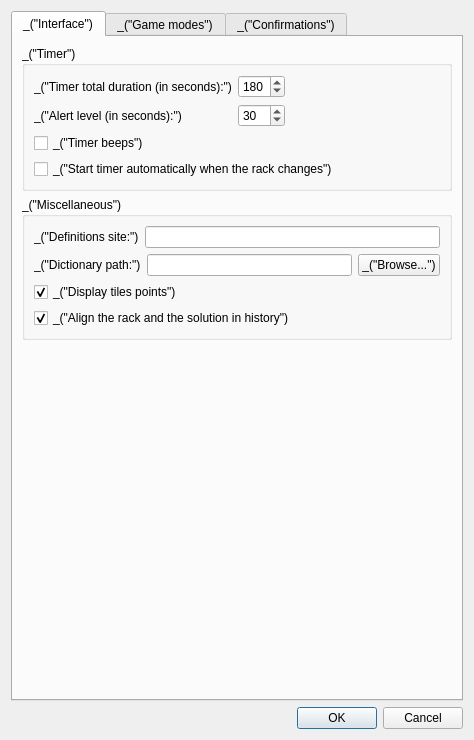
<?xml version="1.0" encoding="UTF-8"?>
<ui version="4.0">
 <class>PrefsDialog</class>
 <widget class="QDialog" name="PrefsDialog">
  <property name="geometry">
   <rect>
    <x>0</x>
    <y>0</y>
    <width>474</width>
    <height>737</height>
   </rect>
  </property>
  <property name="windowTitle">
   <string>_(&quot;Preferences&quot;)</string>
  </property>
  <layout class="QVBoxLayout">
   <item>
    <widget class="QTabWidget" name="tabWidget">
     <property name="currentIndex">
      <number>0</number>
     </property>
     <widget class="QWidget" name="tabWidgetPage1">
      <attribute name="title">
       <string>_(&quot;Interface&quot;)</string>
      </attribute>
      <layout class="QVBoxLayout" name="verticalLayout_2">
       <item>
        <widget class="QGroupBox" name="groupBox_4">
         <property name="title">
          <string>_(&quot;Timer&quot;)</string>
         </property>
         <layout class="QVBoxLayout" name="verticalLayout">
          <item>
           <layout class="QGridLayout" name="gridLayout_2">
            <item row="1" column="1">
             <widget class="QSpinBox" name="spinBoxTimerTotal">
              <property name="minimum">
               <number>1</number>
              </property>
              <property name="maximum">
               <number>999</number>
              </property>
              <property name="value">
               <number>180</number>
              </property>
             </widget>
            </item>
            <item row="2" column="1">
             <widget class="QSpinBox" name="spinBoxTimerAlert">
              <property name="minimum">
               <number>-1</number>
              </property>
              <property name="maximum">
               <number>999</number>
              </property>
              <property name="value">
               <number>30</number>
              </property>
             </widget>
            </item>
            <item row="1" column="2">
             <spacer name="horizontalSpacer_4">
              <property name="orientation">
               <enum>Qt::Horizontal</enum>
              </property>
              <property name="sizeHint" stdset="0">
               <size>
                <width>40</width>
                <height>20</height>
               </size>
              </property>
             </spacer>
            </item>
            <item row="2" column="0">
             <widget class="QLabel" name="label_8">
              <property name="text">
               <string>_(&quot;Alert level (in seconds):&quot;)</string>
              </property>
             </widget>
            </item>
            <item row="1" column="0">
             <widget class="QLabel" name="label_7">
              <property name="text">
               <string>_(&quot;Timer total duration (in seconds):&quot;)</string>
              </property>
             </widget>
            </item>
            <item row="3" column="0" colspan="3">
             <widget class="QCheckBox" name="checkBoxTimerBeeps">
              <property name="text">
               <string>_(&quot;Timer beeps&quot;)</string>
              </property>
             </widget>
            </item>
            <item row="4" column="0" colspan="3">
             <widget class="QCheckBox" name="checkBoxTimerAutoStart">
              <property name="text">
               <string>_(&quot;Start timer automatically when the rack changes&quot;)</string>
              </property>
             </widget>
            </item>
           </layout>
          </item>
         </layout>
        </widget>
       </item>
       <item>
        <widget class="QGroupBox" name="groupBox_5">
         <property name="title">
          <string>_(&quot;Miscellaneous&quot;)</string>
         </property>
         <layout class="QVBoxLayout" name="verticalLayout_9">
          <item>
           <layout class="QHBoxLayout" name="horizontalLayout_2">
            <item>
             <widget class="QLabel" name="label_5">
              <property name="text">
               <string>_(&quot;Definitions site:&quot;)</string>
              </property>
             </widget>
            </item>
            <item>
             <widget class="QLineEdit" name="lineEditDefSite"/>
            </item>
           </layout>
          </item>
          <item>
           <layout class="QHBoxLayout" name="_2">
            <item>
             <widget class="QLabel" name="label_4">
              <property name="text">
               <string>_(&quot;Dictionary path:&quot;)</string>
              </property>
             </widget>
            </item>
            <item>
             <widget class="QLineEdit" name="lineEditIntfDicPath">
              <property name="minimumSize">
               <size>
                <width>140</width>
                <height>0</height>
               </size>
              </property>
              <property name="toolTip">
               <string>_(&quot;Enter the dictionary path (mandatory to start a game)&quot;)</string>
              </property>
             </widget>
            </item>
            <item>
             <widget class="QPushButton" name="pushButtonIntfDicBrowse">
              <property name="toolTip">
               <string>_(&quot;Open a browser window to choose the dictionary&quot;)</string>
              </property>
              <property name="text">
               <string>_(&quot;Browse...&quot;)</string>
              </property>
             </widget>
            </item>
           </layout>
          </item>
          <item>
           <widget class="QCheckBox" name="checkBoxIntfShowPoints">
            <property name="toolTip">
             <string>_(&quot;Show/hide the tiles points on the board.&quot;)</string>
            </property>
            <property name="text">
             <string>_(&quot;Display tiles points&quot;)</string>
            </property>
            <property name="checked">
             <bool>true</bool>
            </property>
           </widget>
          </item>
          <item>
           <widget class="QCheckBox" name="checkBoxIntfAlignHistory">
            <property name="toolTip">
             <string>_(&quot;If checked, the game and player histories will display the rack and the corresponding solution on the same line&quot;)</string>
            </property>
            <property name="text">
             <string>_(&quot;Align the rack and the solution in history&quot;)</string>
            </property>
            <property name="checked">
             <bool>true</bool>
            </property>
           </widget>
          </item>
         </layout>
        </widget>
       </item>
       <item>
        <spacer name="verticalSpacer">
         <property name="orientation">
          <enum>Qt::Vertical</enum>
         </property>
         <property name="sizeHint" stdset="0">
          <size>
           <width>20</width>
           <height>40</height>
          </size>
         </property>
        </spacer>
       </item>
      </layout>
     </widget>
     <widget class="QWidget" name="tabWidgetPage2">
      <attribute name="title">
       <string>_(&quot;Game modes&quot;)</string>
      </attribute>
      <layout class="QVBoxLayout" name="verticalLayout_5">
       <item>
        <widget class="QGroupBox" name="groupBoxDuplicate">
         <property name="title">
          <string>_(&quot;Duplicate mode&quot;)</string>
         </property>
         <layout class="QGridLayout" name="gridLayout">
          <item row="0" column="0" colspan="3">
           <widget class="QCheckBox" name="checkBoxDuplRefuseInvalid">
            <property name="toolTip">
             <string>_(&quot;If checked, playing an invalid or misplaced word will not be possible. If unchecked, you will get 0 point and lose your turn&quot;)</string>
            </property>
            <property name="text">
             <string>_(&quot;Refuse to play invalid moves&quot;)</string>
            </property>
           </widget>
          </item>
          <item row="2" column="0">
           <widget class="QLabel" name="label_2">
            <property name="text">
             <string>_(&quot;Min. players for a solo:&quot;)</string>
            </property>
           </widget>
          </item>
          <item row="3" column="0">
           <widget class="QLabel" name="label_3">
            <property name="text">
             <string>_(&quot;Solo value:&quot;)</string>
            </property>
           </widget>
          </item>
          <item row="3" column="1">
           <widget class="QSpinBox" name="spinBoxDuplSoloValue">
            <property name="toolTip">
             <string>_(&quot;Value of the solo bonus. Set it to 0 if you don't want solo bonus&quot;)</string>
            </property>
            <property name="value">
             <number>10</number>
            </property>
           </widget>
          </item>
          <item row="2" column="2">
           <spacer name="horizontalSpacer">
            <property name="orientation">
             <enum>Qt::Horizontal</enum>
            </property>
            <property name="sizeHint" stdset="0">
             <size>
              <width>40</width>
              <height>20</height>
             </size>
            </property>
           </spacer>
          </item>
          <item row="2" column="1">
           <widget class="QSpinBox" name="spinBoxDuplSoloPlayers">
            <property name="toolTip">
             <string>_(&quot;Minimum number of players needed to take into account the solo bonus&quot;)</string>
            </property>
            <property name="value">
             <number>16</number>
            </property>
           </widget>
          </item>
         </layout>
         <zorder>checkBoxDuplRefuseInvalid</zorder>
         <zorder>label_2</zorder>
         <zorder>label_3</zorder>
         <zorder>spinBoxDuplSoloValue</zorder>
         <zorder>horizontalSpacer</zorder>
         <zorder>spinBoxDuplSoloPlayers</zorder>
        </widget>
       </item>
       <item>
        <widget class="QGroupBox" name="groupBoxFreeGame">
         <property name="title">
          <string>_(&quot;Free game mode&quot;)</string>
         </property>
         <layout class="QVBoxLayout" name="_3">
          <item>
           <widget class="QCheckBox" name="checkBoxFreeRefuseInvalid">
            <property name="toolTip">
             <string>_(&quot;If checked, playing an invalid or misplaced word will not be possible. If unchecked, you will get 0 point and lose your turn&quot;)</string>
            </property>
            <property name="text">
             <string>_(&quot;Refuse to play invalid moves&quot;)</string>
            </property>
           </widget>
          </item>
         </layout>
        </widget>
       </item>
       <item>
        <widget class="QGroupBox" name="groupBoxTraining">
         <property name="title">
          <string>_(&quot;Training mode&quot;)</string>
         </property>
         <layout class="QVBoxLayout" name="verticalLayout_3">
          <item>
           <layout class="QHBoxLayout" name="horizontalLayout">
            <item>
             <widget class="QLabel" name="label">
              <property name="text">
               <string>_(&quot;Search results limit:&quot;)</string>
              </property>
             </widget>
            </item>
            <item>
             <widget class="QSpinBox" name="spinBoxTrainSearchLimit">
              <property name="maximum">
               <number>100000</number>
              </property>
              <property name="value">
               <number>100</number>
              </property>
             </widget>
            </item>
            <item>
             <spacer name="horizontalSpacer_2">
              <property name="orientation">
               <enum>Qt::Horizontal</enum>
              </property>
              <property name="sizeHint" stdset="0">
               <size>
                <width>40</width>
                <height>20</height>
               </size>
              </property>
             </spacer>
            </item>
           </layout>
          </item>
         </layout>
        </widget>
       </item>
       <item>
        <widget class="QGroupBox" name="groupBox">
         <property name="title">
          <string>_(&quot;Arbitration mode&quot;)</string>
         </property>
         <layout class="QVBoxLayout" name="verticalLayout_4">
          <item>
           <widget class="QCheckBox" name="checkBoxArbitAutoMaster">
            <property name="text">
             <string>_(&quot;Choose a master move automatically&quot;)</string>
            </property>
           </widget>
          </item>
          <item>
           <widget class="QCheckBox" name="checkBoxArbitFillRack">
            <property name="text">
             <string>_(&quot;Propose a new rack automatically&quot;)</string>
            </property>
           </widget>
          </item>
          <item>
           <widget class="QCheckBox" name="checkBoxArbitLink7P1">
            <property name="toolTip">
             <string>_(&quot;If checked, any change to the player rack in training mode will update the 'Plus 1' tab of the 'Dictionary tools' window&quot;)</string>
            </property>
            <property name="text">
             <string>_(&quot;Copy rack to the 'Plus 1' dictionary tool&quot;)</string>
            </property>
           </widget>
          </item>
          <item>
           <widget class="QCheckBox" name="checkBoxArbitSoloAuto">
            <property name="text">
             <string>_(&quot;Handle solos automatically&quot;)</string>
            </property>
           </widget>
          </item>
          <item>
           <layout class="QGridLayout" name="gridLayout_3">
            <item row="1" column="1">
             <widget class="QSpinBox" name="spinBoxArbitSoloPlayers">
              <property name="enabled">
               <bool>false</bool>
              </property>
              <property name="toolTip">
               <string>_(&quot;Minimum number of players needed to take into account the solo bonus&quot;)</string>
              </property>
              <property name="value">
               <number>16</number>
              </property>
             </widget>
            </item>
            <item row="4" column="1">
             <widget class="QSpinBox" name="spinBoxArbitWarnLimit">
              <property name="value">
               <number>3</number>
              </property>
             </widget>
            </item>
            <item row="3" column="0">
             <widget class="QLabel" name="label_10">
              <property name="text">
               <string>_(&quot;Penalty value:&quot;)</string>
              </property>
             </widget>
            </item>
            <item row="4" column="0">
             <widget class="QLabel" name="label_6">
              <property name="text">
               <string>_(&quot;Warnings limit:&quot;)</string>
              </property>
             </widget>
            </item>
            <item row="3" column="1">
             <widget class="QSpinBox" name="spinBoxArbitPenaltyValue">
              <property name="toolTip">
               <string>_(&quot;Default number of points for a penalty&quot;)</string>
              </property>
              <property name="maximum">
               <number>100000</number>
              </property>
              <property name="value">
               <number>5</number>
              </property>
             </widget>
            </item>
            <item row="2" column="0">
             <widget class="QLabel" name="label_12">
              <property name="text">
               <string>_(&quot;Solo value:&quot;)</string>
              </property>
             </widget>
            </item>
            <item row="2" column="1">
             <widget class="QSpinBox" name="spinBoxArbitSoloValue">
              <property name="toolTip">
               <string>_(&quot;Value of the solo bonus. Set it to 0 if you don't want solo bonus&quot;)</string>
              </property>
              <property name="value">
               <number>10</number>
              </property>
             </widget>
            </item>
            <item row="1" column="0">
             <widget class="QLabel" name="labelArbitSoloPlayers">
              <property name="enabled">
               <bool>false</bool>
              </property>
              <property name="text">
               <string>_(&quot;Min. players for a solo:&quot;)</string>
              </property>
             </widget>
            </item>
            <item row="1" column="2">
             <spacer name="horizontalSpacer_3">
              <property name="orientation">
               <enum>Qt::Horizontal</enum>
              </property>
              <property name="sizeHint" stdset="0">
               <size>
                <width>40</width>
                <height>20</height>
               </size>
              </property>
             </spacer>
            </item>
            <item row="5" column="0">
             <widget class="QLabel" name="label_9">
              <property name="text">
               <string>_(&quot;Search results limit:&quot;)</string>
              </property>
             </widget>
            </item>
            <item row="5" column="1">
             <widget class="QSpinBox" name="spinBoxArbitSearchLimit">
              <property name="maximum">
               <number>100000</number>
              </property>
              <property name="value">
               <number>100</number>
              </property>
             </widget>
            </item>
           </layout>
          </item>
         </layout>
        </widget>
       </item>
       <item>
        <widget class="QGroupBox" name="groupBox_6">
         <property name="title">
          <string>_(&quot;Topping mode&quot;)</string>
         </property>
         <layout class="QGridLayout" name="gridLayout_4">
          <item row="2" column="0">
           <widget class="QLabel" name="label_11">
            <property name="text">
             <string>_(&quot;Additional penalty given when the timer expires:&quot;)</string>
            </property>
           </widget>
          </item>
          <item row="2" column="1">
           <widget class="QSpinBox" name="spinBoxToppingExpPenalty">
            <property name="maximum">
             <number>9999</number>
            </property>
            <property name="value">
             <number>60</number>
            </property>
           </widget>
          </item>
          <item row="0" column="0">
           <widget class="QCheckBox" name="checkBoxToppingElapsedPenalty">
            <property name="text">
             <string>_(&quot;Give a 1 point penalty for each elapsed second&quot;)</string>
            </property>
           </widget>
          </item>
          <item row="2" column="2">
           <spacer name="horizontalSpacer_5">
            <property name="orientation">
             <enum>Qt::Horizontal</enum>
            </property>
            <property name="sizeHint" stdset="0">
             <size>
              <width>40</width>
              <height>20</height>
             </size>
            </property>
           </spacer>
          </item>
         </layout>
        </widget>
       </item>
       <item>
        <spacer name="verticalSpacer_2">
         <property name="orientation">
          <enum>Qt::Vertical</enum>
         </property>
         <property name="sizeHint" stdset="0">
          <size>
           <width>20</width>
           <height>40</height>
          </size>
         </property>
        </spacer>
       </item>
      </layout>
     </widget>
     <widget class="QWidget" name="tab">
      <attribute name="title">
       <string>_(&quot;Confirmations&quot;)</string>
      </attribute>
      <layout class="QVBoxLayout" name="verticalLayout_6">
       <item>
        <widget class="QGroupBox" name="groupBox_2">
         <property name="title">
          <string>_(&quot;When a game is on going, ask for a confirmation:&quot;)</string>
         </property>
         <layout class="QVBoxLayout" name="verticalLayout_7">
          <item>
           <widget class="QCheckBox" name="checkBoxConfoStartGame">
            <property name="text">
             <string>_(&quot;Before starting a new game&quot;)</string>
            </property>
           </widget>
          </item>
          <item>
           <widget class="QCheckBox" name="checkBoxConfoLoadGame">
            <property name="text">
             <string>_(&quot;Before loading a game&quot;)</string>
            </property>
           </widget>
          </item>
          <item>
           <widget class="QCheckBox" name="checkBoxConfoLoadDic">
            <property name="text">
             <string>_(&quot;Before loading a dictionary&quot;)</string>
            </property>
           </widget>
          </item>
          <item>
           <widget class="QCheckBox" name="checkBoxConfoReplayTurn">
            <property name="text">
             <string>_(&quot;Before replaying a turn&quot;)</string>
            </property>
           </widget>
          </item>
          <item>
           <widget class="QCheckBox" name="checkBoxConfoQuitGame">
            <property name="text">
             <string>_(&quot;Before quitting Eliot&quot;)</string>
            </property>
           </widget>
          </item>
         </layout>
        </widget>
       </item>
       <item>
        <widget class="QGroupBox" name="groupBox_3">
         <property name="title">
          <string>_(&quot;In arbitration mode, ask for a confirmation:&quot;)</string>
         </property>
         <layout class="QVBoxLayout" name="verticalLayout_8">
          <item>
           <widget class="QCheckBox" name="checkBoxConfoArbitReplaceMaster">
            <property name="text">
             <string>_(&quot;Before replacing the selected master move&quot;)</string>
            </property>
           </widget>
          </item>
          <item>
           <widget class="QCheckBox" name="checkBoxConfoArbitLowMaster">
            <property name="text">
             <string>_(&quot;When selecting a non optimal master move&quot;)</string>
            </property>
           </widget>
          </item>
          <item>
           <widget class="QCheckBox" name="checkBoxConfoArbitMasterJokers">
            <property name="text">
             <string>_(&quot;When selecting a master move using jokers uselessly&quot;)</string>
            </property>
           </widget>
          </item>
          <item>
           <widget class="QCheckBox" name="checkBoxConfoArbitSupprMove">
            <property name="text">
             <string>_(&quot;Before suppressing a player move&quot;)</string>
            </property>
           </widget>
          </item>
          <item>
           <widget class="QCheckBox" name="checkBoxConfoArbitReplaceMove">
            <property name="text">
             <string>_(&quot;Before replacing a player move&quot;)</string>
            </property>
           </widget>
          </item>
          <item>
           <widget class="QCheckBox" name="checkBoxConfoArbitRack">
            <property name="text">
             <string>_(&quot;Before losing a player move (with a rack change)&quot;)</string>
            </property>
           </widget>
          </item>
          <item>
           <widget class="QCheckBox" name="checkBoxConfoArbitEndTurn">
            <property name="text">
             <string>_(&quot;When ending an incomplete turn&quot;)</string>
            </property>
           </widget>
          </item>
         </layout>
        </widget>
       </item>
       <item>
        <spacer name="verticalSpacer_3">
         <property name="orientation">
          <enum>Qt::Vertical</enum>
         </property>
         <property name="sizeHint" stdset="0">
          <size>
           <width>20</width>
           <height>40</height>
          </size>
         </property>
        </spacer>
       </item>
      </layout>
     </widget>
    </widget>
   </item>
   <item>
    <widget class="QDialogButtonBox" name="buttonBox">
     <property name="orientation">
      <enum>Qt::Horizontal</enum>
     </property>
     <property name="standardButtons">
      <set>QDialogButtonBox::Cancel|QDialogButtonBox::Ok</set>
     </property>
    </widget>
   </item>
  </layout>
 </widget>
 <tabstops>
  <tabstop>tabWidget</tabstop>
  <tabstop>spinBoxTimerTotal</tabstop>
  <tabstop>spinBoxTimerAlert</tabstop>
  <tabstop>checkBoxTimerBeeps</tabstop>
  <tabstop>lineEditDefSite</tabstop>
  <tabstop>lineEditIntfDicPath</tabstop>
  <tabstop>pushButtonIntfDicBrowse</tabstop>
  <tabstop>checkBoxIntfShowPoints</tabstop>
  <tabstop>checkBoxIntfAlignHistory</tabstop>
  <tabstop>checkBoxDuplRefuseInvalid</tabstop>
  <tabstop>spinBoxDuplSoloPlayers</tabstop>
  <tabstop>spinBoxDuplSoloValue</tabstop>
  <tabstop>checkBoxFreeRefuseInvalid</tabstop>
  <tabstop>spinBoxTrainSearchLimit</tabstop>
  <tabstop>checkBoxArbitAutoMaster</tabstop>
  <tabstop>checkBoxArbitFillRack</tabstop>
  <tabstop>checkBoxArbitLink7P1</tabstop>
  <tabstop>spinBoxArbitPenaltyValue</tabstop>
  <tabstop>checkBoxConfoStartGame</tabstop>
  <tabstop>checkBoxConfoLoadGame</tabstop>
  <tabstop>checkBoxConfoLoadDic</tabstop>
  <tabstop>checkBoxConfoQuitGame</tabstop>
  <tabstop>checkBoxConfoArbitReplaceMaster</tabstop>
  <tabstop>checkBoxConfoArbitLowMaster</tabstop>
  <tabstop>checkBoxConfoArbitMasterJokers</tabstop>
  <tabstop>checkBoxConfoArbitSupprMove</tabstop>
  <tabstop>checkBoxConfoArbitReplaceMove</tabstop>
  <tabstop>checkBoxConfoArbitRack</tabstop>
  <tabstop>checkBoxConfoArbitEndTurn</tabstop>
  <tabstop>buttonBox</tabstop>
 </tabstops>
 <resources/>
 <connections>
  <connection>
   <sender>buttonBox</sender>
   <signal>accepted()</signal>
   <receiver>PrefsDialog</receiver>
   <slot>accept()</slot>
   <hints>
    <hint type="sourcelabel">
     <x>275</x>
     <y>546</y>
    </hint>
    <hint type="destinationlabel">
     <x>157</x>
     <y>274</y>
    </hint>
   </hints>
  </connection>
  <connection>
   <sender>buttonBox</sender>
   <signal>rejected()</signal>
   <receiver>PrefsDialog</receiver>
   <slot>reject()</slot>
   <hints>
    <hint type="sourcelabel">
     <x>343</x>
     <y>546</y>
    </hint>
    <hint type="destinationlabel">
     <x>286</x>
     <y>274</y>
    </hint>
   </hints>
  </connection>
 </connections>
</ui>
